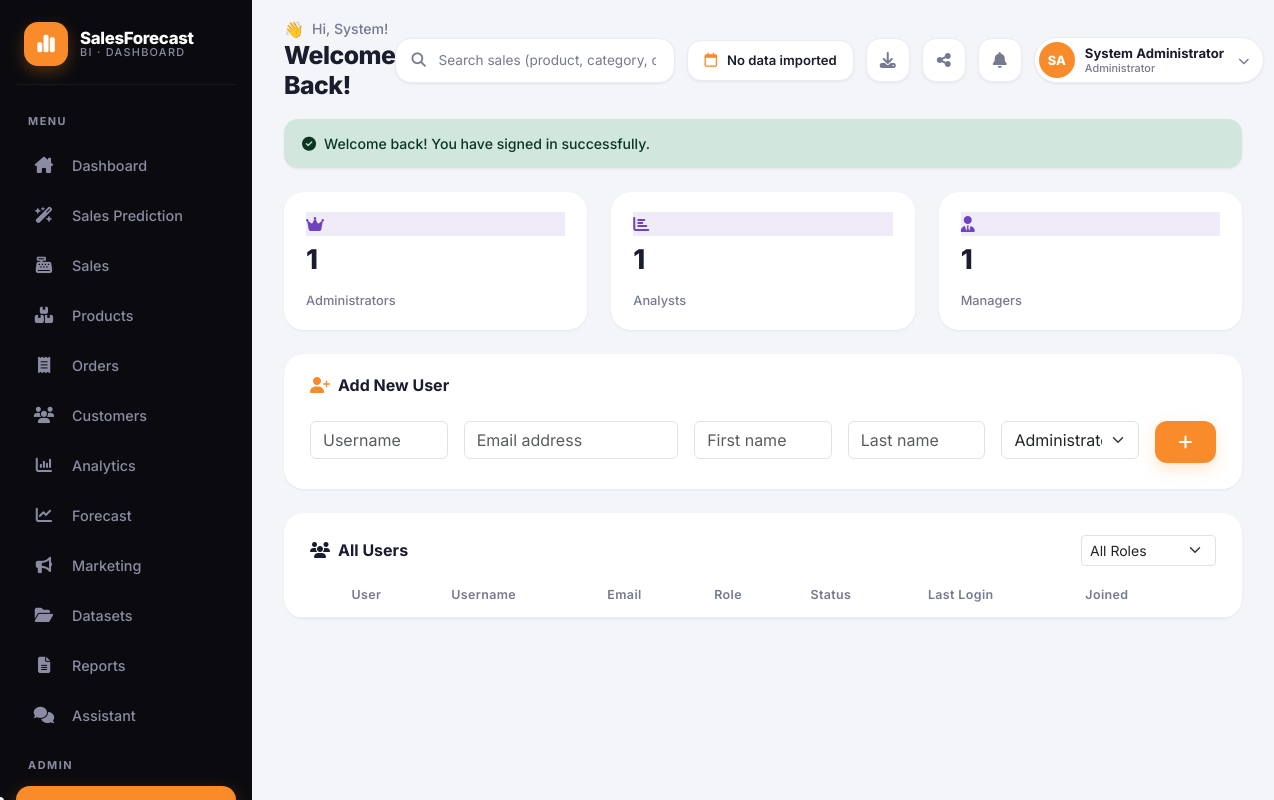
The app's page /public/users.php (signed in) with its own data.
### tables this page shows
CREATE TABLE IF NOT EXISTS users (
    id INT PRIMARY KEY AUTO_INCREMENT,
    username VARCHAR(50) UNIQUE NOT NULL,
    email VARCHAR(100) UNIQUE NOT NULL,
    password VARCHAR(255) NOT NULL,
    first_name VARCHAR(100) NOT NULL,
    last_name VARCHAR(100) NOT NULL,
    phone VARCHAR(20),
    avatar VARCHAR(255),
    role_id INT NOT NULL,
    status ENUM('active','inactive','suspended') DEFAULT 'active',
    remember_token VARCHAR(255),
    reset_token VARCHAR(255),
    reset_expires DATETIME,
    last_login DATETIME,
    created_at TIMESTAMP DEFAULT CURRENT_TIMESTAMP,
    updated_at TIMESTAMP DEFAULT CURRENT_TIMESTAMP ON UPDATE CURRENT_TIMESTAMP,
    FOREIGN KEY (role_id) REFERENCES roles(id) ON DELETE CASCADE
);

CREATE TABLE IF NOT EXISTS roles (
    id INT PRIMARY KEY AUTO_INCREMENT,
    name VARCHAR(50) UNIQUE NOT NULL,
    description TEXT,
    permissions TEXT,
    created_at TIMESTAMP DEFAULT CURRENT_TIMESTAMP,
    updated_at TIMESTAMP DEFAULT CURRENT_TIMESTAMP ON UPDATE CURRENT_TIMESTAMP
);

### app/helpers/Auth.php (called while the page is built, shortened)
<?php
require_once dirname(__FILE__) . '/Database.php';
require_once dirname(__FILE__) . '/Session.php';
class Auth {
    private $user = null;
    public function user() {
        if ($this->user === null && Session::userId()) {
            $this->user = db()->query("SELECT u.*, r.name as role_name, r.permissions FROM users u LEFT JOIN roles r ON u.role_id = r.id WHERE u.id = ? LIMIT 1", [Session::userId()])->fetch();
        }
        return $this->user;
    }
    public function hasPermission($permission) {
        $permissions = Session::get('permissions', []);
        if (in_array('all', $permissions, true)) {
            return true;
        }
        return in_array($permission, $permissions, true);
    }
}
function auth() {
    static $instance = null;
    if ($instance === null) {
        $instance = new Auth();
    }
    return $instance;
}

### app/helpers/Session.php (called while the page is built, shortened)
<?php
class Session {
    public static function get($key, $default = null) {
        return $_SESSION[$key] ?? $default;
    }
    public static function flash($key, $value = null) {
        if (isset($_SESSION['_flash'][$key])) {
            $value = $_SESSION['_flash'][$key];
            return $value;
        }
        return null;
    }
    public static function hasFlash($key) {
        return isset($_SESSION['_flash'][$key]);
    }
    public static function userId() {
        return self::get('user_id');
    }
    public static function userRole() {
        return self::get('user_role');
    }
}

### app/helpers/Functions.php (called while the page is built, shortened)
<?php
function e($value) {
    return htmlspecialchars((string)$value, ENT_QUOTES, 'UTF-8');
}
function format_number($number, $decimals = 0) {
    return number_format((float)$number, $decimals, '.', ',');
}
function url($path) {
    return BASE_URL . '/' . ltrim($path, '/');
}

### app/helpers/Database.php (called while the page is built, shortened)
<?php
class Database {
    private static $instance = null;
    private $pdo;
    private $stmt;
    private function __construct() {
        try {
            $dsn = "mysql:host=" . DB_HOST . ";dbname=" . DB_NAME . ";charset=" . DB_CHARSET;
            $options = [
                PDO::ATTR_ERRMODE => PDO::ERRMODE_EXCEPTION,
                PDO::ATTR_DEFAULT_FETCH_MODE => PDO::FETCH_ASSOC,
                PDO::ATTR_EMULATE_PREPARES => false,
                PDO::ATTR_PERSISTENT => true
            ];
            $this->pdo = new PDO($dsn, DB_USER, DB_PASS, $options);
        } catch (PDOException $e) {
            if (APP_ENV === 'development') {
                throw new Exception('Database connection failed: ' . $e->getMessage());
            }
            throw new Exception('Database connection failed.');
        }
    }
    public static function getInstance() {
        if (self::$instance === null) {
            self::$instance = new self();
        }
        return self::$instance;
    }
    public function query($sql, $params = []) {
        $this->stmt = $this->pdo->prepare($sql);
        $this->stmt->execute($params);
        return $this;
    }
    public function fetchAll() {
        return $this->stmt->fetchAll();
    }
    public function fetch() {
        return $this->stmt->fetch();
    }
    public function fetchColumn() {
        return $this->stmt->fetchColumn();
    }
}
function db() {
    return Database::getInstance();
}

### public/users.php (the view, shortened to what this page needs)
<?php
$currentPage = 'users'; $pageTitle = 'User Management'; $pageIcon = 'fas fa-shield-halved';
$roles = db()->query("SELECT * FROM roles")->fetchAll();
include dirname(__FILE__, 2) . '/app/views/partials/header.php';
?>
<div class="fade-in">
    <div class="row g-4 mb-4">
        <?php $roleCounts = []; foreach ($roles as $r): $roleCounts[$r['id']] = (int)db()->query("SELECT COUNT(*) FROM users WHERE role_id = ?", [$r['id']])->fetchColumn(); ?>
            <div class="col-md-4"><div class="kpi-card revenue" style="border-left-color: <?= ['#6f42c1','#06b6d4','#d4af37'][$r['id']-1] ?? '#6f42c1' ?>;">
                <div class="kpi-icon" style="background:rgba(111,66,193,0.1);color:#6f42c1;"><i class="fas <?= ['fa-crown','fa-chart-bar','fa-user-tie'][$r['id']-1] ?? 'fa-user' ?>"></i></div>
                <div class="kpi-value"><?= format_number($roleCounts[$r['id']]) ?></div><div class="kpi-label"><?= e($r['name']) ?>s</div>
            </div></div>
        <?php endforeach; ?>
    </div>
    <div class="card mb-4">
        <div class="card-header d-flex justify-content-between align-items-center">
            <h5><i class="fas fa-user-plus text-primary me-2"></i>Add New User</h5>
        </div>
        <div class="card-body">
            <form id="addUserForm" onsubmit="addUser(event)">
                <div class="row g-3">
                    <div class="col-md-2"><input type="text" id="u-username" class="form-control" placeholder="Username" required></div>
                    <div class="col-md-3"><input type="email" id="u-email" class="form-control" placeholder="Email address" required></div>
                    <div class="col-md-2"><input type="text" id="u-fname" class="form-control" placeholder="First name" required></div>
                    <div class="col-md-2"><input type="text" id="u-lname" class="form-control" placeholder="Last name" required></div>
                    <div class="col-md-2"><select id="u-role" class="form-select" required><?php foreach($roles as $r): ?><option value="<?= $r['id'] ?>"><?= e($r['name']) ?></option><?php endforeach; ?></select></div>
                    <div class="col-md-1"><button class="btn btn-primary w-100"><i class="fas fa-plus"></i></button></div>
                </div>
            </form>
        </div>
    </div>
    <div class="card">
        <div class="card-header d-flex flex-wrap gap-2 justify-content-between align-items-center">
            <h5><i class="fas fa-users text-accent me-2"></i>All Users</h5>
            <select id="u-filter-role" class="form-select form-select-sm" style="width:auto;"><option value="">All Roles</option></select>
        </div>
        <div class="card-body p-0">
            <div class="table-responsive">
                <table class="table datatable mb-0" id="uTable">
                    <thead><tr>
                        <th></th><th>User</th><th>Username</th><th>Email</th><th>Role</th><th>Status</th><th>Last Login</th><th>Joined</th><th></th>
                    </tr></thead>
                </table>
            </div>
        </div>
    </div>
</div>
<?php include dirname(__FILE__, 2) . '/app/views/partials/footer.php'; ?>

### app/views/partials/header.php (shortened to what this page needs)
<!DOCTYPE html>
<html lang="en">
<head>
    <link href="https://cdn.jsdelivr.net/npm/bootstrap@5.3.0/dist/css/bootstrap.min.css" rel="stylesheet">
    <link href="https://cdnjs.cloudflare.com/ajax/libs/font-awesome/6.4.0/css/all.min.css" rel="stylesheet">
</head>
<body>
<div class="wrapper">
    <aside class="sidebar" id="sidebar">
        <div class="sidebar-brand">
            <div class="sidebar-brand-logo">
                <i class="fas fa-chart-simple"></i>
            </div>
            <div class="sidebar-brand-text">
                <span class="bname">SalesForecast</span>
                <span class="bsub">BI · Dashboard</span>
            </div>
        </div>
        <?php
            $user = auth()->user();
            $uAvatar = strtoupper(substr($user['first_name'] ?? 'A', 0, 1) . substr($user['last_name'] ?? 'R', 0, 1));
            $uFull = e(($user['first_name'] ?? 'Abdur') . ' ' . ($user['last_name'] ?? 'Rais'));
            $uRole = e($user['role_name'] ?? \Session::userRole() ?? 'Administrator');
        ?>
        <div class="sidebar-section-label">Menu</div>
        <?php
            $currentPage = $currentPage ?? basename($_SERVER['PHP_SELF'], '.php');
            $role = \Session::userRole() ?? '';
            $isAdmin = $role === 'Administrator';
            $navIcons = [
                ['url' => 'dashboard.php',  'icon' => 'fas fa-house-chimney',  'label' => 'Dashboard', 'page' => 'dashboard', 'perm' => 'view_dashboard'],
                ['url' => 'predict.php',    'icon' => 'fas fa-wand-magic-sparkles', 'label' => 'Sales Prediction', 'page' => 'predict', 'perm' => 'view_forecasts'],
                ['url' => 'sales.php',      'icon' => 'fas fa-cash-register',   'label' => 'Sales',     'page' => 'sales', 'perm' => 'view_sales'],
                ['url' => 'products.php',   'icon' => 'fas fa-boxes-stacked',   'label' => 'Products',  'page' => 'products', 'perm' => 'view_products'],
                ['url' => 'orders.php',     'icon' => 'fas fa-receipt',         'label' => 'Orders',    'page' => 'orders', 'perm' => 'view_orders'],
                ['url' => 'customers.php',  'icon' => 'fas fa-users',           'label' => 'Customers', 'page' => 'customers', 'perm' => 'view_customers'],
                ['url' => 'analytics.php',  'icon' => 'fas fa-chart-column',    'label' => 'Analytics', 'page' => 'analytics', 'perm' => 'view_dashboard'],
                ['url' => 'forecast.php',   'icon' => 'fas fa-chart-line',      'label' => 'Forecast',  'page' => 'forecast', 'perm' => 'create_forecasts'],
                ['url' => 'marketing.php',  'icon' => 'fas fa-bullhorn',        'label' => 'Marketing', 'page' => 'marketing', 'perm' => 'view_dashboard'],
                ['url' => 'dataset.php',    'icon' => 'fas fa-folder-open',     'label' => 'Datasets',  'page' => 'dataset', 'perm' => 'manage_dataset'],
                ['url' => 'reports.php',    'icon' => 'fas fa-file-lines',      'label' => 'Reports',   'page' => 'reports', 'perm' => 'create_reports'],
                ['url' => 'chat.php',       'icon' => 'fas fa-comments',        'label' => 'Assistant', 'page' => 'chat', 'perm' => 'view_notifications'],
            ];
            $navIcons = array_values(array_filter($navIcons, fn($it) => auth()->hasPermission($it['perm'])));
            $adminIcons = [
                ['url' => 'users.php',      'icon' => 'fas fa-user-shield',     'label' => 'Users',     'page' => 'users'],
                ['url' => 'settings.php',   'icon' => 'fas fa-gear',            'label' => 'Settings',  'page' => 'settings'],
            ];
        ?>
        <ul class="sidebar-nav">
            <?php foreach ($navIcons as $it):
                $active = $currentPage === $it['page'];
            ?>
                <li>
                    <a href="<?= url($it['url']) ?>" class="nav-link <?= $active ? 'active' : '' ?>" title="<?= e($it['label']) ?>">
                        <span class="nav-icon"><i class="<?= $it['icon'] ?>"></i></span>
                        <span class="nav-label"><?= e($it['label']) ?></span>
                    </a>
                </li>
            <?php endforeach; ?>
        </ul>
        <?php if ($isAdmin && !empty($adminIcons)): ?>
        <div class="sidebar-section-label">Admin</div>
        <ul class="sidebar-nav">
            <?php foreach ($adminIcons as $it):
                $active = $currentPage === $it['page'];
            ?>
                <li>
                    <a href="<?= url($it['url']) ?>" class="nav-link <?= $active ? 'active' : '' ?>" title="<?= e($it['label']) ?>">
                    </a>
                </li>
            <?php endforeach; ?>
        </ul>
        <?php endif; ?>
    </aside>
    <main class="main">
        <div class="topbar">
            <div class="welcome-area">
                <div class="welcome-text">
                    <h6><span class="wave">👋</span> Hi, <?= e($user['first_name'] ?? 'Abdur Rais') ?>!</h6>
                    <h2>Welcome Back!</h2>
                </div>
            </div>
            <div class="topbar-right">
                <div class="search-box d-none d-md-block">
                    <i class="fas fa-magnifying-glass"></i>
                    <input type="text" class="form-control" id="globalSearch" placeholder="Search sales (product, category, order)..." autocomplete="off">
                </div>
                <?php $__rng = db()->query("SELECT MIN(sale_date) a, MAX(sale_date) b FROM sales")->fetch(); ?>
                <div class="date-chip d-none d-xl-flex" title="Date range of your imported sales data">
                    <i class="far fa-calendar"></i>
                    <span><?= !empty($__rng['a']) ? date('M d, Y', strtotime($__rng['a'])) . ' – ' . date('M d, Y', strtotime($__rng['b'])) : 'No data imported' ?></span>
                </div>
                <button class="icon-btn d-none d-md-inline-flex" title="Download Report" onclick="location.href='<?= url('reports.php') ?>'">
                    <i class="fas fa-download"></i>
                </button>
                <button class="icon-btn d-none d-md-inline-flex" title="Copy link to this page" onclick="copyPageLink()">
                    <i class="fas fa-share-nodes"></i>
                </button>
                <div class="dropdown">
                    <button class="icon-btn" type="button" data-bs-toggle="dropdown" aria-expanded="false" title="Notifications">
                        <i class="fas fa-bell"></i>
                    </button>
                </div>
                <div class="dropdown">
                    <div class="user-chip" role="button" data-bs-toggle="dropdown" aria-expanded="false">
                        <div class="avatar-mini"><?= $uAvatar ?></div>
                        <div class="user-chip-text d-none d-md-flex">
                            <span class="uname"><?= $uFull ?></span>
                            <span class="urole"><?= $uRole ?></span>
                        </div>
                        <i class="fas fa-chevron-down caret"></i>
                    </div>
                </div>
            </div>
        </div>
        <div class="content">
            <?php if (\Session::hasFlash('success') || \Session::hasFlash('error') || \Session::hasFlash('info')): ?>
                <div class="mb-4">
                    <?php if (\Session::hasFlash('success')): ?>
                        <div class="alert alert-success fade-in" role="alert">
                            <i class="fas fa-circle-check me-2"></i><?= e(\Session::flash('success')) ?>
                        </div>
                    <?php endif; ?>
                </div>
            <?php endif; ?>

### app/views/partials/footer.php (shortened to what this page needs)
        </div>
    </main>
</div>
<link rel="stylesheet" href="https://cdn.jsdelivr.net/npm/datatables.net-bs5@1.13.6/css/dataTables.bootstrap5.min.css">
</body>
</html>

### records on screen
users: first_name "System", uAvatar "SA", uFull "System Administrator", role.name "Administrator"
roles: id "1", name "Administrator"
roles: id "1", name "Analyst"
roles: id "1", name "Manager"

### other values on screen
$it['label'] "Dashboard"
$it['label'] "Sales Prediction"
$it['label'] "Sales"
$it['label'] "Products"
$it['label'] "Orders"
$it['label'] "Customers"
$it['label'] "Analytics"
$it['label'] "Forecast"
$it['label'] "Marketing"
$it['label'] "Datasets"
$it['label'] "Reports"
$it['label'] "Assistant"
form field value "Administrator"
